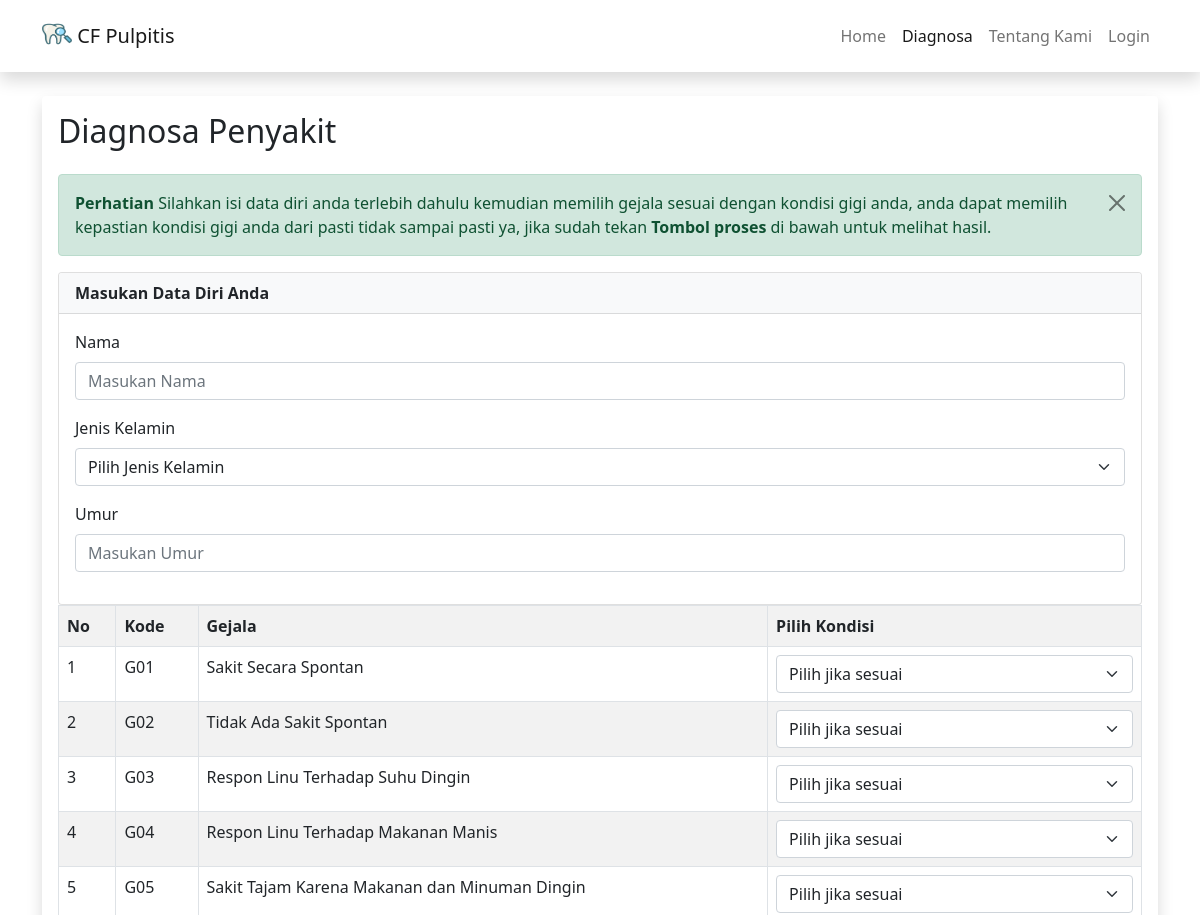
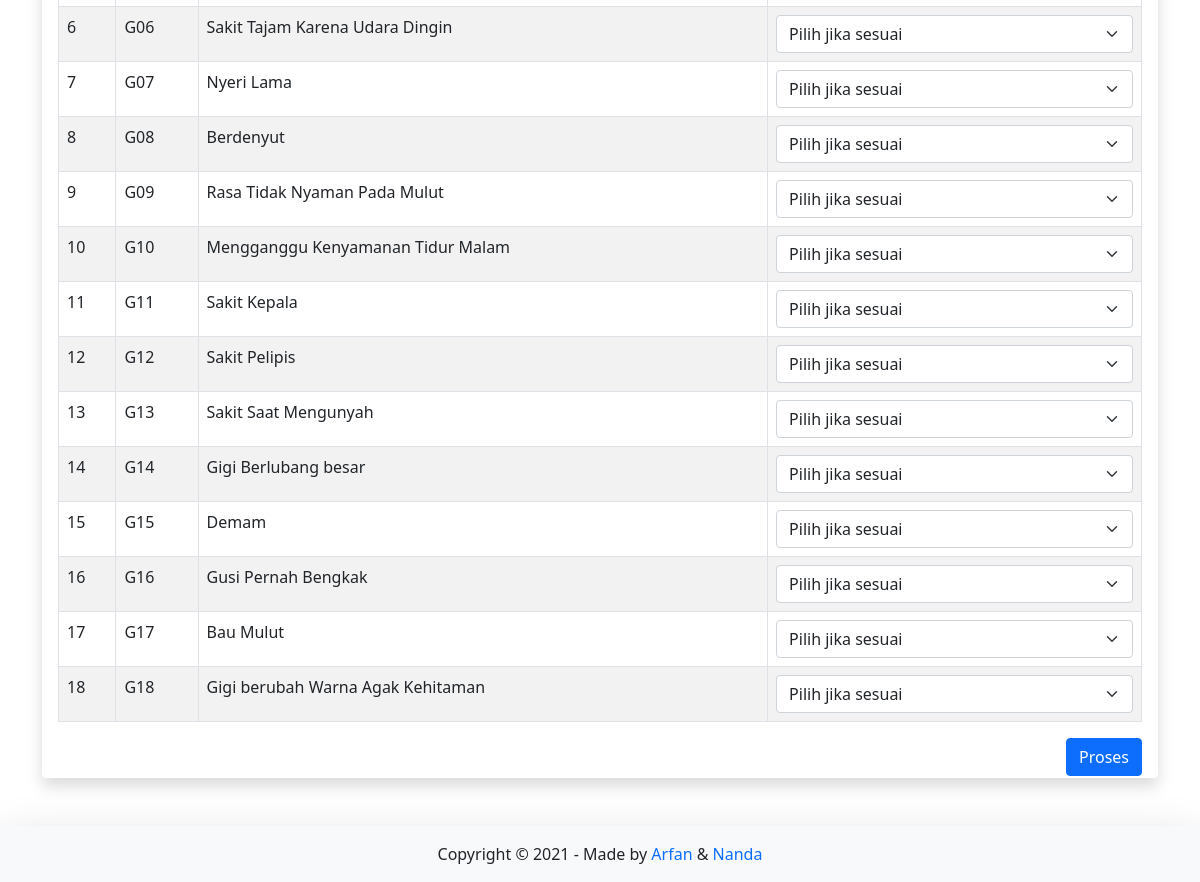
Page /diagnosa on the committed database (2 pictures, top to bottom).
### tables this page shows
CREATE TABLE `gejala` (
  `kode_gejala` int(11) NOT NULL,
  `nama_gejala` varchar(100) NOT NULL
);

### pages/diagnosa/diagnosa.php (the view, shortened to what this page needs)
<?php
switch ($_GET['act']) {
  default:
    if ($_POST['submit']) {
    $nama = $_POST['name'];
    $jk = $_POST['jk'];
    $umur = $_POST['umur'];
    date_default_timezone_set("Asia/Jakarta");
    $inptanggal = date('Y-m-d H:i:s');
    $arbobot = array('0', '1', '0.8', '0.6', '0.4', '-0.2', '-0.4', '-0.6', '-0.8', '-1');
    $argejala = array();
    for ($i = 0; $i < count($_POST['kondisi']); $i++) {
      $arkondisi = explode("_", $_POST['kondisi'][$i]);
      if (strlen($_POST['kondisi'][$i]) > 1) {
        $argejala += array($arkondisi[0] => $arkondisi[1]);
      }
    }
    $sqlkondisi = mysqli_query($conn, "SELECT * FROM kondisi order by id+0");
    while ($rkondisi = mysqli_fetch_array($sqlkondisi)) {
      $arkondisitext[$rkondisi['id']] = $rkondisi['kondisi'];
    }
    $sqlpkt = mysqli_query($conn, "SELECT * FROM penyakit order by kode_penyakit+0");
    while ($rpkt = mysqli_fetch_array($sqlpkt)) {
      $arpkt[$rpkt['kode_penyakit']] = $rpkt['nama_penyakit'];
      $ardpkt[$rpkt['kode_penyakit']] = $rpkt['det_penyakit'];
      $arspkt[$rpkt['kode_penyakit']] = $rpkt['srn_penyakit'];
      $argpkt[$rpkt['kode_penyakit']] = $rpkt['gambar'];
    }
    $sqlpenyakit = mysqli_query($conn, "SELECT * FROM penyakit order by kode_penyakit");
    $arpenyakit = array();
    while ($rpenyakit = mysqli_fetch_array($sqlpenyakit)) {
      $cftotal_temp = 0;
      $cf = 0;
      $sqlgejala = mysqli_query($conn, "SELECT * FROM basis_pengetahuan where kode_penyakit=$rpenyakit[kode_penyakit]");
      $cflama = 0;
      while ($rgejala = mysqli_fetch_array($sqlgejala)) {
        $arkondisi = explode("_", $_POST['kondisi'][0]);
        $gejala = $arkondisi[0];
        for ($i = 0; $i < count($_POST['kondisi']); $i++) {
          $arkondisi = explode("_", $_POST['kondisi'][$i]);
          $gejala = $arkondisi[0];
          if ($rgejala['kode_gejala'] == $gejala) {
            $cf = ($rgejala['mb'] - $rgejala['md']) * $arbobot[$arkondisi[1]];
            if (($cf >= 0) && ($cf * $cflama >= 0)) {
              $cflama = $cflama + ($cf * (1 - $cflama));
            }
            if ($cf * $cflama < 0) {
              $cflama = ($cflama + $cf) / (1 - Math . Min(Math . abs($cflama), Math . abs($cf)));
            }
            if (($cf < 0) && ($cf * $cflama >= 0)) {
              $cflama = $cflama + ($cf * (1 + $cflama));
            }
          }
        }
      }
      if ($cflama > 0) {
        $arpenyakit += array($rpenyakit[kode_penyakit] => number_format($cflama, 5));
      }
    }
    arsort($arpenyakit);
    $inpgejala = serialize($argejala);
    $inppenyakit = serialize($arpenyakit);
    $np1 = 0;
    foreach ($arpenyakit as $key1 => $value1) {
      $np1++;
      $idpkt1[$np1] = $key1;
      $vlpkt1[$np1] = $value1;
    }
    mysqli_query($conn, "INSERT INTO hasil( nama, jk, umur, tanggal, gejala, penyakit, hasil_id, hasil_nilai)
                         VALUES('$nama', '$jk', '$umur', '$inptanggal', '$inpgejala', '$inppenyakit', '$idpkt1[1]', '$vlpkt1[1]')
                        "); ?>
    <div class="container my-5 shadow-lg p-4 p-md-5 mb-4">
    <h2 class='text text-success'>Hasil Diagnosis</h2>
    <button class='btn btn-primary ms-auto float-end mb-4 ' id='print' onClick='window.print();' data-toggle='tooltip' data-placement='right' title='Klik tombol ini untuk mencetak hasil diagnosa'>
    <i class=''></i> Cetak
    </button>
    <div class="clear-both" style="clear:both"></div>
    <div class="card text-white mb-3 card border-success">
      <div class="card-header bg-success">Data Pasien</div>
      <div class="card-body text-dark">
       <p>Nama : <b> <?= $nama ?> </b></p>
        <p>Jenis Kelmain : <b> <?= $jk ?>  </b> </p>
        <p>Umur : <b> <?= $umur ?> </b> </p>
      </div>
    </div>
    <table class='table table-bordered table-striped diagnosa'>
      <tr class=''>
        <th width=8%>No</th>
        <th width=10%>Kode</th>
        <th>Gejala yang dialami (keluhan)</th>
        <th width=20%>Pilihan</th>
    </tr>
    <?php
    $ig = 0;
    foreach ($argejala as $key => $value) :
      $kondisi = $value;
      $ig++;
      $gejala = $key;
      $sql4 = mysqli_query($conn, "SELECT * FROM gejala where kode_gejala = '$key'");
      $r4 = mysqli_fetch_array($sql4);
      ?>
      <tr>
        <td><?= $ig ?></td>
        <td>G<?= str_pad($r4['kode_gejala'], 3, '0', STR_PAD_LEFT) ?> </td>
        <td><span class="hasil text"><?= $r4['nama_gejala']  ?>   </span></td>
        <td><span class="kondisipilih"><?= $arkondisitext[$kondisi] ?></span></td>
      </tr>
    <?php endforeach ?>
    <?php
    $np = 0;
    foreach ($arpenyakit as $key => $value) {
      $np++;
      $idpkt[$np] = $key;
      $nmpkt[$np] = $arpkt[$key];
      $vlpkt[$np] = $value;
    }
    if ($argpkt[$idpkt[1]]) {
      $gambar = 'gambar/penyakit/' . $argpkt[$idpkt[1]];
    } else {
      $gambar = 'gambar/noimage.png';
    } ?>
    </table>
    <div class='well well-small'>
    <h3>Hasil Diagnosa</h3>
    <div class="card text-white mb-3 card border-success">
      <div class="card-header bg-success">Jenis penyakit yang diderita adalah</div>
      <div class="card-body text-dark">
      <h3 class='text text-success'><?= $nmpkt[1];  $penyakit = round($vlpkt[1], 2) * 100 ?> = <?= $penyakit ?> % / <?= $vlpkt[1]  ?>
      </div>
      <div class="card-header text-dark">Detail</div>
      <div class="card-body text-dark">
      <p> <?= $ardpkt[$idpkt[1]]  ?></p>
      </div>
    </div>
    <div class="card text-white mb-3 card border-warning">
      <div class="card-header bg-warning">Saran</div>
      <div class="card-body text-dark">
      <p> <?= $arspkt[$idpkt[1]] ?></p>
      </div>
    </div>
    <div class="card text-white mb-3 card border-danger">
      <div class="card-header bg-danger">Kemungkinan lain</div>
      <div class="card-body text-dark">
      <?php  for ($ipl = 2; $ipl < count($idpkt); $ipl++) { ?>
        <p><i class='fa fa-caret-square-o-right'></i> <?= $nmpkt[$ipl] ?> </b> =  <?= round($vlpkt[$ipl], 2) * 100 ?>  %  <?= $vlpkt[$ipl] ?>  <br></h4>
        <?php } ?>
      </div>
    </div>
    </div>
    </div>
<?php }else{ ?>
  <div class="container shadow p-3 mb-5 bg-body rounded">
  <h2 class='mb-4'>Diagnosa Penyakit</h2>
  <div class='alert alert-success alert-dismissible fade show' role='alert'>
    <strong>Perhatian</strong> Silahkan isi data diri anda terlebih dahulu kemudian memilih gejala sesuai dengan kondisi gigi anda, anda dapat memilih kepastian kondisi gigi anda dari pasti tidak sampai pasti ya, jika sudah tekan <Strong>Tombol proses</Strong> di bawah untuk melihat hasil.
    <button type='button' class='btn-close' data-bs-dismiss='alert' aria-label='Close'></button>
  </div>
  <form name=text_form method=POST action='diagnosa' >
    <div class='card'>
      <div class='card-header bg-light'>
        <b>Masukan Data Diri Anda</b>
      </div>
      <div class='card-body'>
        <div class='mb-3'>
          <label for='name' class='form-label'>Nama</label>
          <input type='text' class='form-control' id='name' placeholder='Masukan Nama' name='name' required>
        </div>
        <div class='mb-3'>
          <label for='name' class='form-label'>Jenis Kelamin</label>
          <select name='jk' class='form-select' aria-label='Default select example' required>
            <option selected>Pilih Jenis Kelamin</option>
          </select>
        </div>
        <div class='mb-3'>
          <label for='umur' class='form-label'>Umur</label>
          <input type='number' class='form-control' id='umur' placeholder='Masukan Umur' name='umur' required>
        </div>
      </div>
    </div>
    <table class='table table-bordered table-striped konsultasi'>
      <tbody class='pilihkondisi'>
        <tr class="">
          <th>No</th>
          <th>Kode</th>
          <th>Gejala</th>
          <th>Pilih Kondisi</th>
        </tr>
        <?php
        $sql3 = mysqli_query($conn, "SELECT * FROM gejala order by kode_gejala");
        $i = 0;
        while ($r3 = mysqli_fetch_array($sql3)) :
        $i++; ?>
        <tr>
          <td class=opsi><?= $i ?></td>
          <td class=opsi>G<?= str_pad($r3['kode_gejala'], 2, '0', STR_PAD_LEFT) ?></td>
          <td class=gejala> <?= $r3['nama_gejala'] ?></td>
          <td class="opsi">
          <select name="kondisi[]" id="sl' . <?= $i ?> . '"  class="form-select" aria-label="Default select example"/>
            <option data-id="0" value="0" selected>Pilih jika sesuai</option>';
          </td>
        </tr>
        <?php endwhile ?>
      </tbody>
    </table>
    <div class='float-end'>
      <input class='btn btn-primary mb-4 ms-auto' type=submit title='Klik disini untuk melihat hasil diagnosa' name=submit  value='Proses'>
    </div><br>
  </form>
  </div>
  <?php
  }
  break;
}

### index.php (shortened to what this page needs)
<!DOCTYPE html>
<html lang="en">
  <head>
    <link rel="stylesheet" href="aset/bootstrap.min.css" />
    <link href="aset/font-awesome-4.2.0/font-awesome-4.2.0/css/font-awesome.min.css" rel="stylesheet">
  </head>
  <body class="d-flex flex-column min-vh-100">
    <nav class="navbar navbar-expand-lg navbar-light bg-white sticky-top shadow p-3">
      <div class="container">
        <a class="navbar-brand" href="./">
        <img src="gambar/logo.png" alt="" width="30" height="24" class="d-inline-block align-text-top">
        CF Pulpitis
        </a>
        <div class="collapse navbar-collapse" id="navbarNav">
          <ul class="navbar-nav ms-auto">
            <?php include 'menu.php' ?>
            <?php if(isset($_SESSION['username']) && isset($_SESSION['password'])) : ?>
              <div class="dropdown">
                <a <?php if($page == 'admin' || $page == 'password' || $page == 'logout') echo 'class="dropdown-toggle nav-link active"';  ?>   class="dropdown-toggle nav-link" href="#" role="button" id="dropdownMenuLink" data-bs-toggle="dropdown" aria-expanded="false">
                <?php echo $_SESSION['username'] ?> </a>
                </a>
                <ul class="dropdown-menu" aria-labelledby="dropdownMenuLink">
                  <li><a class="dropdown-item" <?php if ($page == 'admin') ?> href="admin">Daftar Admin</a></li>
                  <li><a class="dropdown-item" <?php if ($page == 'password') ?> href="password">Ubah Pasword</a></li>
                  <li><a class="dropdown-item" <?php if ($page == 'logout') ?> href="logout.php">Logout</a></li>
                </ul>
              </div>
            <?php else : ?>
              <li class='nav-item'>
                <a <?php if ($page == 'formlogin') echo 'class="nav-link active"' ?> class='nav-link' aria-current='page' href='formlogin'>Login</a>
              </li>
            <?php endif ?>
          </ul>
        </div>
      </div>
    </nav>
    <div class="container mt-4 content">
        <?php include "content.php" ?>
    </div>
    <footer class="py-3 bg-light shadow-lg p-3">
      <div class="container text-dark text-center">
        Copyright © 2021 - Made by
        <a href="#" target="_blank">Arfan</a> &
        <a href="#" target="_blank">Nanda</a>
      </div>
    </footer>
  </body>
</html>

### menu.php (shortened to what this page needs)
<?php $page = $_GET['page']; ?>
<li class="nav-item">
  <a  <?php if ($page == "") echo 'class="nav-link active"'; ?> class="nav-link" aria-current="page" href="./">Home</a>
</li>
<li class='nav-item'>
    <a <?php if ($page == 'diagnosa') echo 'class="nav-link active"'; ?> class='nav-link' aria-current='page' href='diagnosa'>Diagnosa</a>
  </li>
<li class='nav-item'>
  <a <?php if ($page == 'tentang') echo 'class="nav-link active"';?> class='nav-link' aria-current='page' href='tentang'>Tentang Kami</a>
</li>

### content.php (shortened to what this page needs)
<?php
if($page == ""){
  include "pages/beranda.php";
}
else if($page == "diagnosa"){
  include "pages/diagnosa/diagnosa.php";
}

### index.php (style rules this page uses)
a { text-decoration:none; }
footer { width:100%; bottom: 0; }
.content { min-height:76vh; }

### rows in the picture
gejala: kode_gejala "01", nama_gejala "Sakit Secara Spontan"
gejala: kode_gejala "02", nama_gejala "Tidak Ada Sakit Spontan"
gejala: kode_gejala "03", nama_gejala "Respon Linu Terhadap Suhu Dingin"
gejala: kode_gejala "04", nama_gejala "Respon Linu Terhadap Makanan Manis"
gejala: kode_gejala "05", nama_gejala "Sakit Tajam Karena Makanan dan Minuman Dingin"
gejala: kode_gejala "06", nama_gejala "Sakit Tajam Karena Udara Dingin"
gejala: kode_gejala "07", nama_gejala "Nyeri Lama"
gejala: kode_gejala "08", nama_gejala "Berdenyut"
gejala: kode_gejala "09", nama_gejala "Rasa Tidak Nyaman Pada Mulut"
gejala: kode_gejala "10", nama_gejala "Mengganggu Kenyamanan Tidur Malam"
gejala: kode_gejala "11", nama_gejala "Sakit Kepala"
gejala: kode_gejala "12", nama_gejala "Sakit Pelipis"
gejala: kode_gejala "13", nama_gejala "Sakit Saat Mengunyah"
gejala: kode_gejala "14", nama_gejala "Gigi Berlubang besar"
gejala: kode_gejala "15", nama_gejala "Demam"
gejala: kode_gejala "16", nama_gejala "Gusi Pernah Bengkak"
gejala: kode_gejala "17", nama_gejala "Bau Mulut"
gejala: kode_gejala "18", nama_gejala "Gigi berubah Warna Agak Kehitaman"
